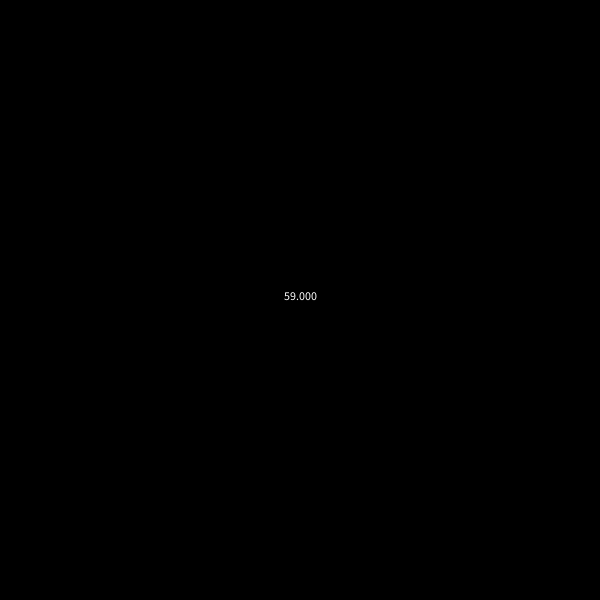
Frame 1 (no input)
Frame 60 (the mouse pressed at the canvas centre just before this capture): blank canvas, image omitted
Frame 120 (the mouse held since frame 60 and released just before this capture): blank canvas, image omitted

The Processing sketch that drew this single still picture (run headless with seeded random() and noise(); from frame 60 on, the mouse is pressed at the canvas centre):

// Processing sketch: Milliseconds
// ── Milliseconds.pde
void setup()
{
  size(600, 600);
  int s = second();

  while(second() == s)
  {
    offset = millis();
  }
}

int offset = 0;

void draw()
{
  background(0);
  // stroke(0);
  textAlign(CENTER);
  int m = (millis() + 1000 - offset) % 1000;
  String mText;
  if(m < 10) mText = "00" + m;
  else if(m < 100) mText = "0" + m;
  else mText = "" + m;
  text( second() + "." + mText, width/2, height/2 );
}
